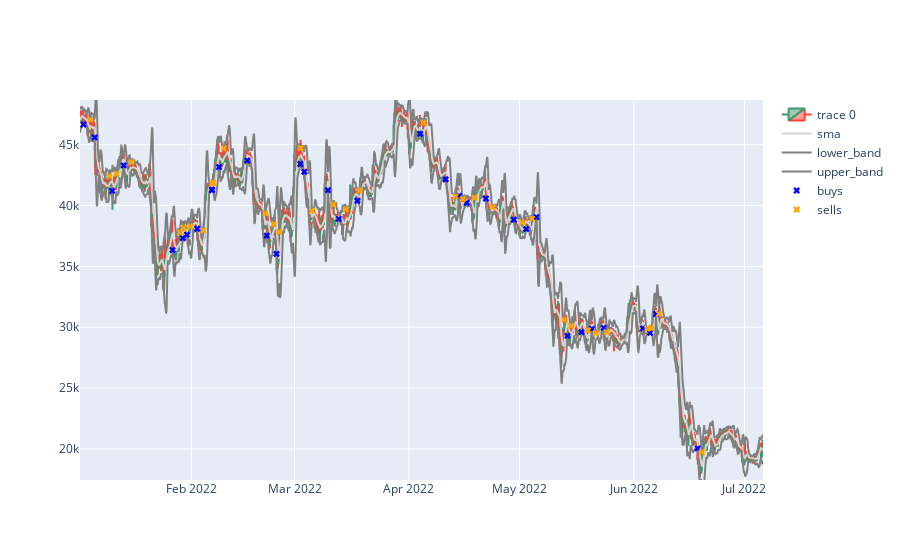

Notebook cell for this chart:
### Code cell
import pandas as pd
from plot_utils import plot_results

df = pd.read_csv('BTC_ETH_LTC_Jul0621_Jul0622_1h.csv')

def sma(data, window):
    return(data.rolling(window = window).mean())

def bollinger_band(data, sma, window, nstd):
    std = data.rolling(window = window).std()
    upper_band = sma + std * nstd
    lower_band = sma - std * nstd
    
    return upper_band, lower_band

symbols = ['BTC','ETH','LTC']

nstd = 3

for symbol in symbols:
    df[f'{symbol}_sma'] = sma(df[f'{symbol}-USD_Open'], 20)
    df[f'{symbol}_upper_band'], df[f'{symbol}_lower_band'] = bollinger_band(df[f'{symbol}-USD_Open'], df[f'{symbol}_sma'], 20, nstd)
    
df.dropna(inplace=True)

class TradingEnv:
    def __init__(self, balance_amount, balance_unit, trading_fee_multiplier):
        self.balance_amount = balance_amount
        self.balance_unit = balance_unit
        self.buys = []
        self.sells = []
        self.trading_fee_multiplier = trading_fee_multiplier
        
    def buy(self, symbol, buy_price, time):
        self.balance_amount = (self.balance_amount / buy_price) * self.trading_fee_multiplier
        self.balance_unit = symbol
        self.buys.append([symbol, time, buy_price])
        
    def sell(self, sell_price, time):
        self.balance_amount = self.balance_amount * sell_price * self.trading_fee_multiplier
        self.sells.append( [self.balance_unit, time, sell_price] )
        self.balance_unit = 'USDT'

# VIP level 0, paying fees with BNB = 0.075%
env = TradingEnv(balance_amount=100,balance_unit='USDT', trading_fee_multiplier=0.99925)

for i in range(len(df)):
    if env.balance_unit == 'USDT':
        for symbol in symbols:
            if df[f'{symbol}-USD_Low'].iloc[i] < df[f'{symbol}_lower_band'].iloc[i]: #buy signal
                env.buy(symbol, df[f'{symbol}_lower_band'].iloc[i], df['OpenTime'].iloc[i])
                break
                
    if env.balance_unit != 'USDT':
        if df[f'{env.balance_unit}-USD_High'].iloc[i] > df[f'{env.balance_unit}_upper_band'].iloc[i]: #sell signal
            env.sell(df[f'{env.balance_unit}_upper_band'].iloc[i], df['OpenTime'].iloc[i])

if env.balance_unit != 'USDT':
    env.sell(df[f'{env.balance_unit}-USD_Close'].iloc[-1], df['OpenTime'].iloc[-1])

print(f'num buys: {len(env.buys)}')
print(f'num sells: {len(env.sells)}')
print(f'ending balance: {env.balance_amount} {env.balance_unit}')

plot_results(df, 'BTC', env.buys, env.sells)

### Figure 1 — Plotly figure (JSON) as saved in the notebook; plotly's stock layout.template omitted (floating-point values rounded to 4 significant figures; data arrays with more than 128 entries replaced by an {"elided": "..."} marker saying what was removed)
{"data": [{"close": {"elided": "4446 float values"}, "high": {"elided": "4446 float values"}, "low": {"elided": "4446 float values"}, "open": {"elided": "4446 float values"}, "type": "candlestick", "x": {"elided": "4446 str values"}}, {"line": {"color": "lightgrey"}, "mode": "lines", "name": "sma", "type": "scatter", "x": {"elided": "4446 str values"}, "y": {"elided": "4446 float values"}}, {"line": {"color": "grey"}, "mode": "lines", "name": "lower_band", "type": "scatter", "x": {"elided": "4446 str values"}, "y": {"elided": "4446 float values"}}, {"line": {"color": "grey"}, "mode": "lines", "name": "upper_band", "type": "scatter", "x": {"elided": "4446 str values"}, "y": {"elided": "4446 float values"}}, {"marker": {"color": "blue", "symbol": "x"}, "mode": "markers", "name": "buys", "type": "scatter", "x": ["2022-01-02 18:00:00", "2022-01-05 18:00:00", "2022-01-10 12:00:00", "2022-01-13 15:00:00", "2022-01-26 21:00:00", "2022-01-29 16:00:00", "2022-01-30 19:00:00", "2022-02-02 14:00:00", "2022-02-06 14:00:00", "2022-02-06 15:00:00", "2022-02-08 12:00:00", "2022-02-16 04:00:00", "2022-02-21 11:00:00", "2022-02-24 02:00:00", "2022-03-02 13:00:00", "2022-03-03 15:00:00", "2022-03-10 01:00:00", "2022-03-12 23:00:00", "2022-03-18 00:00:00", "2022-04-04 01:00:00", "2022-04-10 23:00:00", "2022-04-14 14:00:00", "2022-04-16 16:00:00", "2022-04-21 21:00:00", "2022-04-29 11:00:00", "2022-05-02 19:00:00", "2022-05-05 14:00:00", "2022-05-14 00:00:00", "2022-05-17 19:00:00", "2022-05-20 15:00:00", "2022-05-23 19:00:00", "2022-06-03 11:00:00", "2022-06-05 10:00:00", "2022-06-07 01:00:00", "2022-06-18 07:00:00"], "y": [46650.0, 45600.0, 41200.0, 43300.0, 36340.0, 37330.0, 37600.0, 38090.0, 41320.0, 41260.0, 43160.0, 43690.0, 37520.0, 36030.0, 43410.0, 42770.0, 41260.0, 38900.0, 40390.0, 45890.0, 42150.0, 40780.0, 40230.0, 40570.0, 38830.0, 38060.0, 39050.0, 29290.0, 29590.0, 29860.0, 29950.0, 29910.0, 29540.0, 31090.0, 20040.0]}, {"marker": {"color": "orange", "symbol": "x"}, "mode": "markers", "name": "sells", "type": "scatter", "x": ["2022-01-04 13:00:00", "2022-01-09 19:00:00", "2022-01-11 16:00:00", "2022-01-15 17:00:00", "2022-01-28 20:00:00", "2022-01-29 20:00:00", "2022-01-31 16:00:00", "2022-02-04 06:00:00", "2022-02-06 14:00:00", "2022-02-06 23:00:00", "2022-02-09 19:00:00", "2022-02-21 01:00:00", "2022-02-23 08:00:00", "2022-02-24 20:00:00", "2022-03-02 14:00:00", "2022-03-05 16:00:00", "2022-03-11 11:00:00", "2022-03-14 22:00:00", "2022-03-18 16:00:00", "2022-04-04 23:00:00", "2022-04-13 15:00:00", "2022-04-15 15:00:00", "2022-04-18 19:00:00", "2022-04-23 17:00:00", "2022-05-01 16:00:00", "2022-05-04 09:00:00", "2022-05-13 04:00:00", "2022-05-14 23:00:00", "2022-05-19 14:00:00", "2022-05-21 16:00:00", "2022-05-24 16:00:00", "2022-06-04 15:00:00", "2022-06-05 16:00:00", "2022-06-07 20:00:00", "2022-06-19 11:00:00"], "y": [47040.0, 42400.0, 42600.0, 43560.0, 37790.0, 38180.0, 38280.0, 37940.0, 41820.0, 41860.0, 44700.0, 39360.0, 38470.0, 37830.0, 44720.0, 39560.0, 40080.0, 39680.0, 41240.0, 46810.0, 40750.0, 40520.0, 40640.0, 39870.0, 38620.0, 38910.0, 30600.0, 30110.0, 29740.0, 29520.0, 29610.0, 29900.0, 29940.0, 31100.0, 19730.0]}], "layout": {"xaxis": {"range": ["2022-01-01 19:00:00", "2022-07-06 01:00:00"], "rangeslider": {"visible": false}}, "yaxis": {"range": [17450.0, 48670.0]}}}
